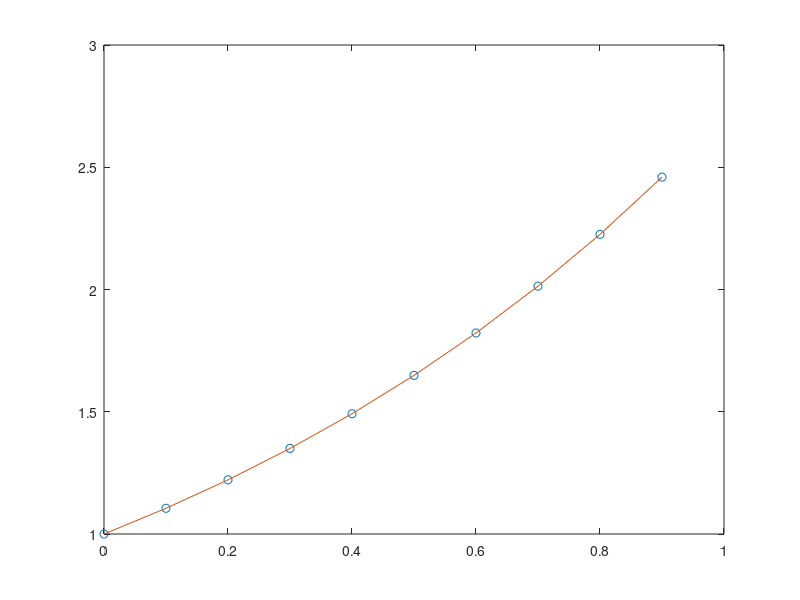

Source code (MATLAB):
%% test fourth-order Runge-Kutta method
% solve y' = y, error is O(h^5)
% initial condition
N = 10;
y = zeros(N,1);
y(1) = 1;
h = 0.1;
% fourth-order Runge-Kutta
for ind = 2:N
    k1 = h*y(ind-1);
    k2 = h*(y(ind-1)+k1/2);
    k3 = h*(y(ind-1)+k2/2);
    k4 = h*(y(ind-1)+k3);
    y(ind) = y(ind-1) + k1/6 + k2/3 + k3/3 + k4/6;
end
x = 0:h:(N*h-h);
% exact solution
z = exp(x);
plot(x,y,'o',x,z)